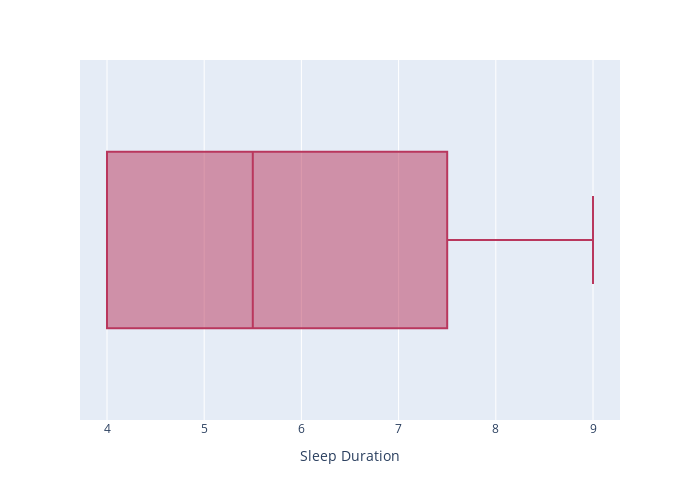

The cell this chart's notebook holds for it:
### Code cell
fig = px.box(df, x="Sleep Duration", color_discrete_sequence=[color])
fig.update_layout(width=700, height=500)
fig.show()

### Figure 1 — Plotly figure (JSON) as saved in the notebook; plotly's stock layout.template omitted (floating-point values rounded to 4 significant figures; data arrays with more than 128 entries replaced by an {"elided": "..."} marker saying what was removed)
{"data": [{"alignmentgroup": "True", "hovertemplate": "Sleep Duration=%{x}<extra></extra>", "legendgroup": "", "marker": {"color": "#B9375D"}, "name": "", "notched": false, "offsetgroup": "", "orientation": "h", "showlegend": false, "type": "box", "x": {"elided": "27883 float values"}, "x0": " ", "xaxis": "x", "y0": " ", "yaxis": "y"}], "layout": {"boxmode": "group", "height": 500, "legend": {"tracegroupgap": 0}, "margin": {"t": 60}, "width": 700, "xaxis": {"anchor": "y", "domain": [0, 1], "title": {"text": "Sleep Duration"}}, "yaxis": {"anchor": "x", "domain": [0, 1]}}}
